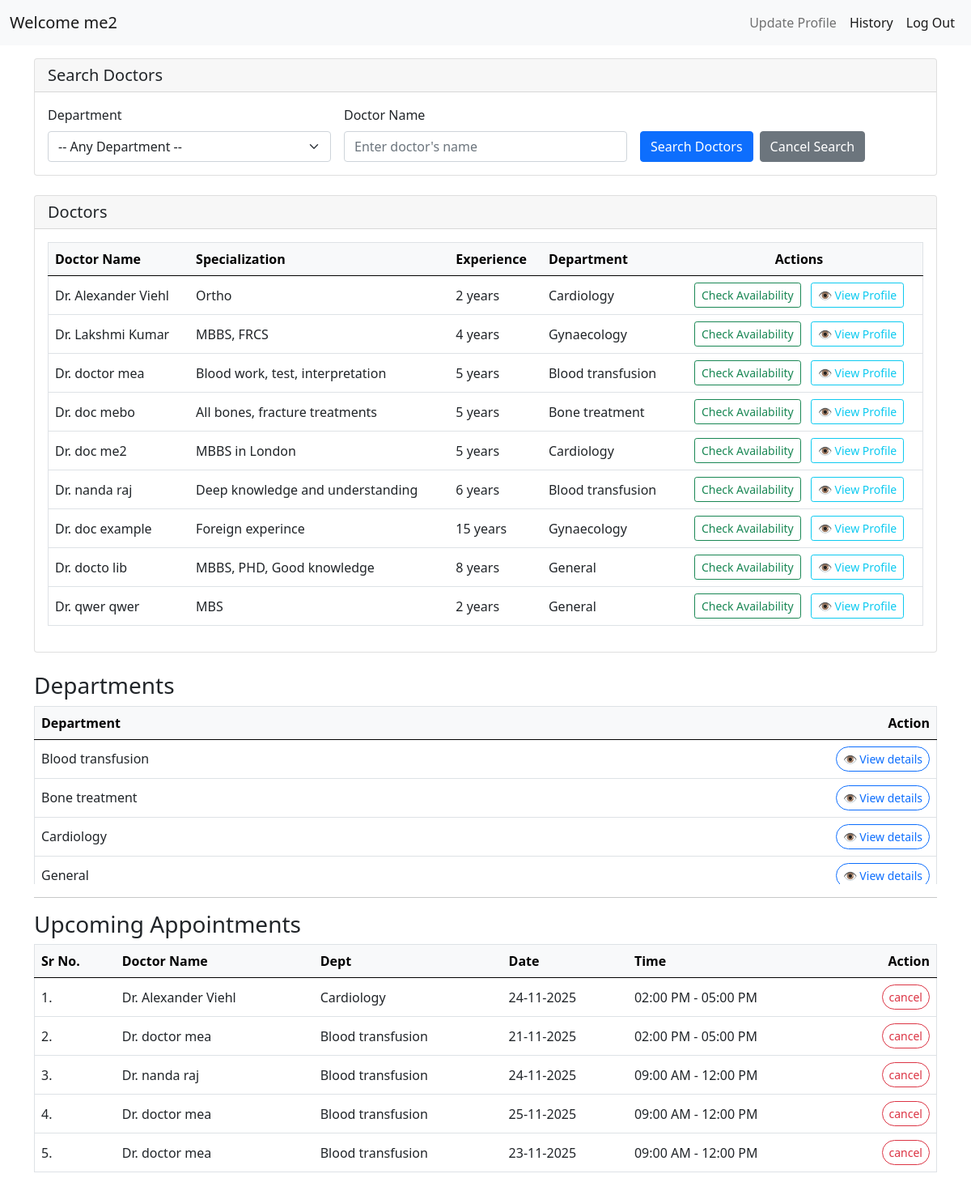
Before: /patient_dashboard (signed in) with the older database file.
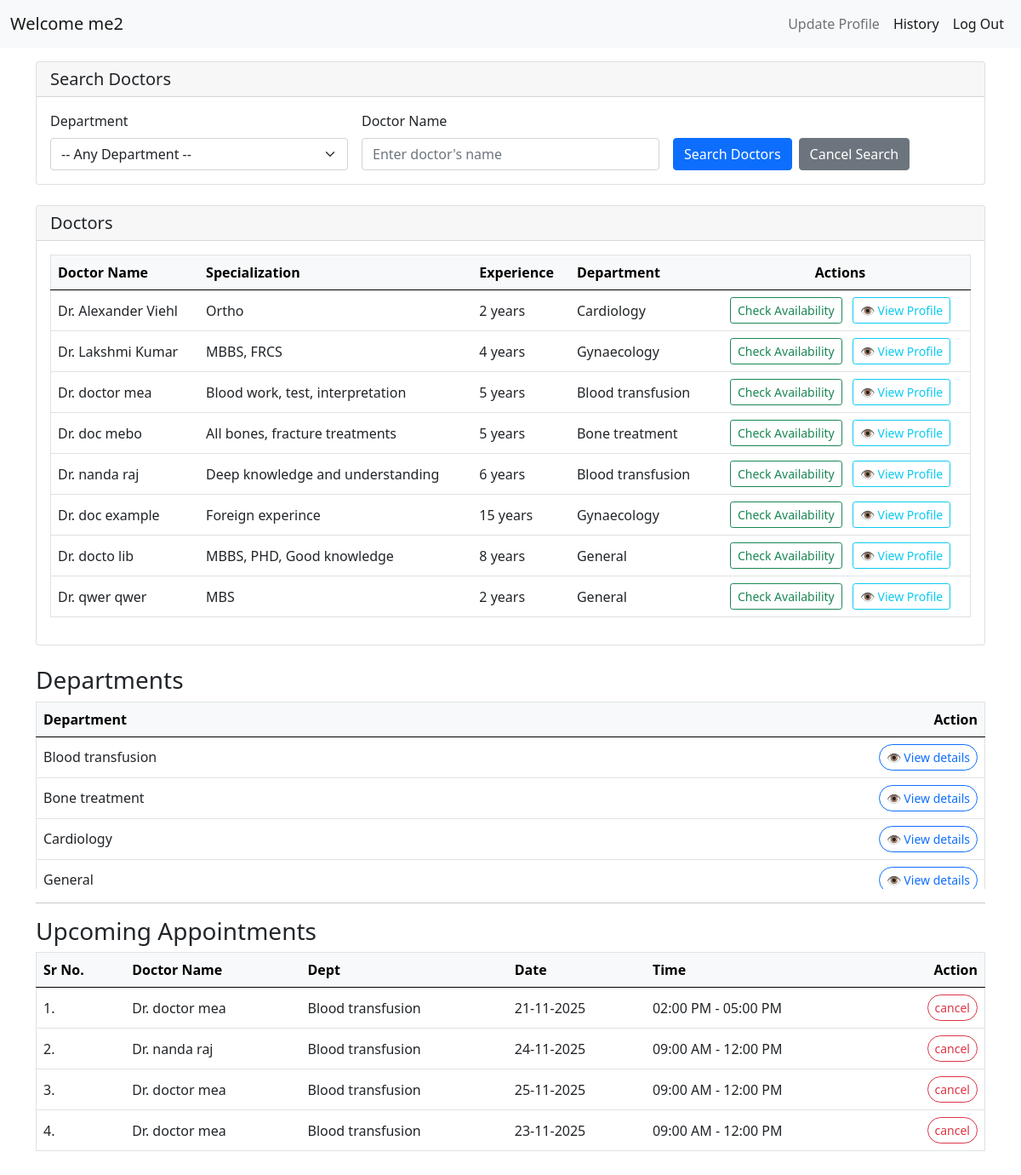
After: the same page with the newer database file.
### application/models.py (models this page shows, shortened)
class Doctor(db.Model):
    __tablename__ = 'doctors'
    id = db.Column(db.Integer, primary_key=True, autoincrement=True)
    username = db.Column(db.String(80), unique=True, nullable=False, index=True)
    email = db.Column(db.String(120), unique=True, nullable=False, index=True)
    password = db.Column(db.String(255), nullable=False)
    first_name = db.Column(db.String(50), nullable=False)
    last_name = db.Column(db.String(50), nullable=False)
    department_id = db.Column(db.Integer, db.ForeignKey('department.id', ondelete='RESTRICT'), nullable=False)
    specialization = db.Column(db.String(100), nullable=False, index=True)
    experience_years = db.Column(db.Integer, db.CheckConstraint('experience_years >= 0'))
    gender = db.Column(db.String(10), db.CheckConstraint("gender IN ('male', 'female')"))
    blacklisted = db.Column(db.Boolean, default=False)
    department = db.relationship('Department', backref=db.backref('doctors', lazy='dynamic'))
    @property
    def name(self):
        return f"{self.first_name} {self.last_name}"

class Department(db.Model):
    __tablename__ = 'department'
    id = db.Column(db.Integer, primary_key=True)
    department_name = db.Column(db.String(100), unique=True, nullable=False)
    description = db.Column(db.Text)

class Appointment(db.Model):
    __tablename__ = 'appointments'
    id = db.Column(db.Integer, primary_key=True, autoincrement=True)
    patient_id = db.Column(db.Integer, db.ForeignKey('patients.id', ondelete='CASCADE'), nullable=False, index=True)
    doctor_id = db.Column(db.Integer, db.ForeignKey('doctors.id', ondelete='CASCADE'), nullable=False, index=True)
    date = db.Column(db.String(20), nullable=False, index=True)
    time = db.Column(db.String(20), nullable=False)
    status = db.Column(db.String(20), nullable=False, default='Booked')
    patient = db.relationship('Patient', backref=db.backref('appointments', lazy='dynamic', cascade='all, delete-orphan'))
    doctor = db.relationship('Doctor', backref=db.backref('appointments', lazy='dynamic', cascade='all, delete-orphan'))
    __table_args__ = (
        db.UniqueConstraint('doctor_id', 'date', 'time', name='unique_doctor_appointment'),
        db.CheckConstraint("status IN ('Booked', 'Completed', 'Cancelled')", name='valid_status')
    )

### application/patient_functionalities.py (the view)
@hospital_app.route('/patient_dashboard')
def patient_dashboard_fn():
    if session.get('role') != 'patient':
        flash(message='Please log in as patient to access this page', category='warning')
        return redirect(url_for('hospital_home_and_login'))
    department_id = request.args.get('dep_id')
    doctor_name = request.args.get('doctor_name')
    if department_id and doctor_name:
        list_of_doctors = Doctor.query.filter(
            Doctor.department_id == int(department_id),
            (Doctor.first_name.ilike(f'%{doctor_name}%')) |
            (Doctor.last_name.ilike(f'%{doctor_name}%'))
        ).all()
    elif department_id:
        list_of_doctors = Doctor.query.filter(Doctor.department_id == int(department_id)).all()
    elif doctor_name:
        list_of_doctors = Doctor.query.filter(
            (Doctor.first_name.ilike(f'%{doctor_name}%')) |
            (Doctor.last_name.ilike(f'%{doctor_name}%'))
        ).all()
    else:
        list_of_doctors = Doctor.query.all()
    pat = Patient.query.filter_by(username=session['username']).first()
    department_list = Department.query.with_entities(Department.id, Department.department_name).all()
    upcoming_appointments = Appointment.query.filter_by(patient_id=pat.id, status='Booked').all()
    return render_template('dashboard_patient.html', patient=pat, all_departments=department_list, upcoming_appointments=upcoming_appointments, search_results=list_of_doctors)

### templates/dashboard_patient.html (shortened to what the changed rows need)
<!DOCTYPE html>
<html lang="en">
<head>
  <link rel="stylesheet" href="/static/style.css">
  <link href="https://cdn.jsdelivr.net/npm/bootstrap@5.0.2/dist/css/bootstrap.min.css" rel="stylesheet">
</head>
<body>
  <div id="main">
    <div id="canvas">
      <div id="content" class="container py-3">
        <div class="card mb-4">
          <div class="card-body">
            <div class="table-responsive">
              <table class="table align-middle border">
                <thead class="table-light">
                  <tr>
                    <th scope="col">Doctor Name</th>
                    <th scope="col">Specialization</th>
                    <th scope="col">Experience</th>
                    <th scope="col">Department</th>
                    <th scope="col" class="text-center">Actions</th>
                  </tr>
                </thead>
                <tbody>
                  {% if search_results is not none and search_results|length > 0 %}
                    {% for doctor in search_results %}
                    <tr>
                      <td>Dr. {{ doctor.name }}</td>
                      <td>{{ doctor.specialization }}</td>
                      <td>{{ doctor.experience_years }} years</td>
                      <td>{{ doctor.department.department_name }}</td>
                      <td class="text-center">
                        <a href="/check-availability/{{ doctor.id }}" class="btn btn-outline-success btn-sm me-2">Check Availability</a>
                        <a href="/doctor-details/{{ doctor.id }}" class="btn btn-outline-info btn-sm">👁️ View Profile</a>
                      </td>
                    </tr>
                    {% endfor %}
                  {% else %}
                    <tr>
                      <td colspan="4" class="text-center text-warning">No doctors found matching your search.</td>
                    </tr>
                  {% endif %}
                </tbody>
              </table>
            </div>
          </div>
        </div>
        <div class="table-responsive" style="max-height:220px; overflow-y:auto;">
          <table class="table align-middle mb-4 border">
            <thead class="table-light">
              <tr>
                <th scope="col">Department</th>
                <th scope="col" class="text-end">Action</th>
              </tr>
            </thead>
            <tbody>
              {% for dep in all_departments %}
              <tr>
                <td>{{ dep.department_name }}</td>
                <td class="text-end">
                  <a href="/departments/{{ dep.id }}" class="btn btn-outline-primary btn-sm rounded-pill">👁️ View details</a>
                </td>
              </tr>
              {% endfor %}
            </tbody>
          </table>
        </div>
        <div class="table-responsive">
          <table class="table align-middle border">
            <thead class="table-light">
              <tr>
                <th scope="col">Sr No.</th>
                <th scope="col">Doctor Name</th>
                <th scope="col">Dept</th>
                <th scope="col">Date</th>
                <th scope="col">Time</th>
                <th scope="col" class="text-end">Action</th>
              </tr>
            </thead>
            <tbody>
              {% for appt in upcoming_appointments %}
              <tr>
                <td>{{ loop.index }}.</td>
                <td>Dr. {{ appt.doctor.name }}</td>
                <td>{{ appt.doctor.department.department_name }}</td>
                <td>{{ appt.date }}</td>
                <td>{{ appt.time }}</td>
                <td class="text-end">
                  <a href="/patient/appointments/{{ appt.id }}/cancel" class="btn btn-outline-danger btn-sm rounded-pill">cancel</a>
                </td>
              </tr>
              {% endfor %}
            </tbody>
          </table>
        </div>
      </div>
    </div>
  </div>
</body>
</html>

Changed rows visible on the page:
removed Doctor: name "doc me2", specialization "MBBS in London", experience_years "5", department.department_name "Cardiology"
no longer on this page (row edited): Appointment: doctor.name "Alexander Viehl", doctor.department.department_name "Cardiology", date "24-11-2025", time "02:00 PM - 05:00 PM"
